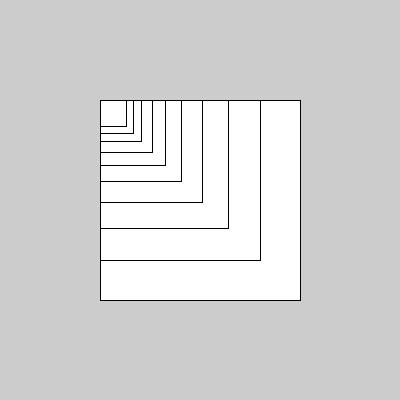
Frame 1 (no input)
Frame 2 (the mouse pressed at the canvas centre, redrawn once): identical to frame 1, image omitted

The Processing sketch that drew this single still picture (run headless with seeded random() and noise(); the mouse was pressed at the canvas centre and the sketch redrawn once):

// Processing sketch: sk_recursive_squares_size
// ── sk_recursive_squares_size.pde
void setup()
{
  size( 400, 400 );
  noLoop();  // アニメーションしない
}

void draw()
{
  drawSquare( 200, 10 );  // 最初の再帰呼び出し
}

/**
  再帰関数：正方形を再帰的に小さくしながら描画する．
*/
void drawSquare( float fSize, int iLevel )
{
  if( iLevel > 0 )  // 再帰の継続条件
  {
    // 正方形描画
    square( 100, 100, fSize );
    
    drawSquare( fSize * 0.8, iLevel - 1 );  // 再帰呼び出し
  }
}
